Frame 1 (no input): blank canvas, image omitted
Frame 60 (the mouse pressed at the canvas centre just before this capture): blank canvas, image omitted
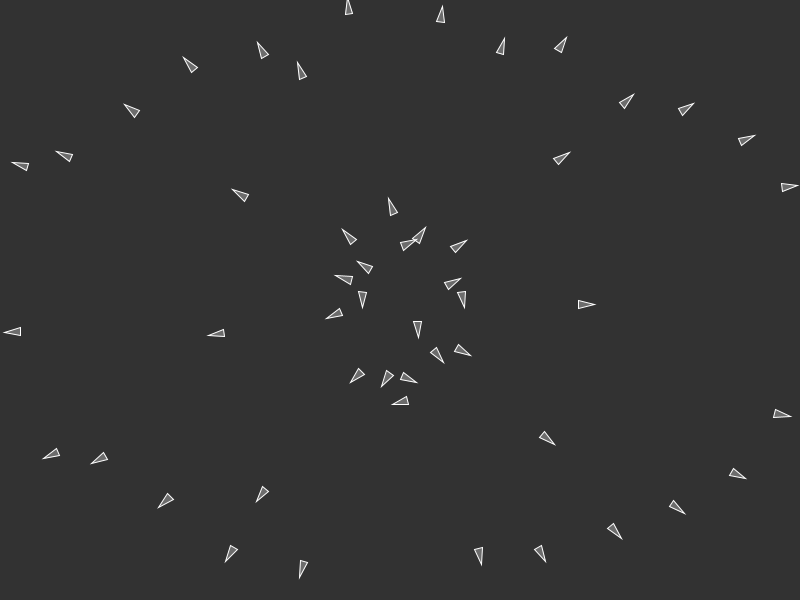
Frame 120 (the mouse held since frame 60 and released just before this capture)

The Processing sketch whose frames 1 and 60 were blank and that drew this single picture after the mouse press (run headless with seeded random() and noise(); from frame 60 on, the mouse is pressed at the canvas centre):

// Processing sketch: processing_168408
// ── processing_168408.pde

Flock flock;
Boid boid;

int counter = 0;

void setup() {
  size(800, 600);

  flock = new Flock();
  // Add an initial set of boids into the system
  
}

void draw() {
  background(50);
  flock.run();
}

// Add a new boid into the System
void mousePressed() {
  if (counter < 3){    
    for (int i = 0; i < 50; i++) {
      flock.addBoid(new Boid(mouseX,mouseY));
      
    }
    counter++;
  }
}



// The Boid class

class Boid {

  PVector location;
  PVector velocity;
  PVector acceleration;
  float r;
  float maxforce;    // Maximum steering force
  float maxspeed;    // Maximum speed
  
  PVector spPos;

  int count = 0;

    Boid(float x, float y) {
    acceleration = new PVector(0, 0);

    // This is a new PVector method not yet implemented in JS
    // velocity = PVector.random2D();

    // Leaving the code temporarily this way so that this example runs in JS
    float angle = random(TWO_PI);
    velocity = new PVector(cos(angle), sin(angle));
    spPos = new PVector(0,0);
    location = new PVector(x, y);
    r = 2.0;
    maxspeed = 10;
    maxforce = 80;
  }

  void run(ArrayList<Boid> boids) {
    flock(boids);
    update();
    borders();
    render();
  }

  void applyForce(PVector force) {
    // We could add mass here if we want A = F / M
    acceleration.add(force);
  }

  // We accumulate a new acceleration each time based on three rules
  void flock(ArrayList<Boid> boids) {
    PVector sep = separate(boids);   // Separation
    PVector ali = align(boids);      // Alignment
    PVector coh = cohesion(boids);   // Cohesion
    // Arbitrarily weight these forces
    sep.mult(75.5);
    ali.mult(1.0);
    coh.mult(1.0);
    // Add the force vectors to acceleration
    applyForce(sep);
    applyForce(ali);
    applyForce(coh);
  }

  // Method to update location
  void update() {
    // Update velocity
    velocity.add(acceleration);
    // Limit speed
    velocity.limit(maxspeed);
    location.add(velocity);
    // Reset accelertion to 0 each cycle
    acceleration.mult(0);
  }

  // A method that calculates and applies a steering force towards a target
  // STEER = DESIRED MINUS VELOCITY
  PVector seek(PVector target) {
    PVector desired = PVector.sub(target, location);  // A vector pointing from the location to the target
    // Scale to maximum speed
    // Above two lines of code below could be condensed with new PVector setMag() method
    // Not using this method until Processing.js catches up
    // desired.setMag(maxspeed);

    // Steering = Desired minus Velocity
    PVector steer = PVector.sub(desired, velocity);
    steer.limit(maxforce);  // Limit to maximum steering force
    return steer;
  }

  void render() {
    // Draw a triangle rotated in the direction of velocity
    float theta = velocity.heading2D() + radians(90);
    // heading2D() above is now heading() but leaving old syntax until Processing.js catches up
    
    fill(200, 100);
    stroke(255);
    pushMatrix();
    translate(location.x, location.y);
    rotate(theta);
    beginShape(TRIANGLES);
    vertex(0, -r*4);
    vertex(-r*2, r*4);
    vertex(r*2, r*4);
    endShape();
    popMatrix();
  }

  // Wraparound
  void borders() {
    if (location.x < -r) location.x = mouseX;
    if (location.y < -r) location.y = mouseY;
    if (location.x > width+r) location.x = mouseX;
    if (location.y > height+r) location.y = mouseY;
  }

  // Separation
  // Method checks for nearby boids and steers away
  PVector separate (ArrayList<Boid> boids) {
    float desiredseparation = 90f;
    PVector steer = new PVector(0, 0, 0);

    // For every boid in the system, check if it's too close
    for (Boid other : boids) {
      float d = PVector.dist(location, other.location);
      // If the distance is greater than 0 and less than an arbitrary amount (0 when you are yourself)
      if ((d > 0) ) {
        // Calculate vector pointing away from neighbor
        PVector diff = PVector.sub(location, other.location);
        diff.normalize();
        diff.div(d);        // Weight by distance
        steer.add(diff);
        count++;            // Keep track of how many
      }
    }
    return steer;
  }

  // Alignment
  // For every nearby boid in the system, calculate the average velocity
  PVector align (ArrayList<Boid> boids) {
    float neighbordist = 0;
    PVector sum = new PVector(0, 0);
    int count = 0;
    for (Boid other : boids) {
      float d = PVector.dist(location, other.location);
    }
    if (count > 800) {
      sum.div((float)count);
      // First two lines of code below could be condensed with new PVector setMag() method
      // Not using this method until Processing.js catches up
       sum.setMag(maxspeed);

      // Implement Reynolds: Steering = Desired - Velocity
      sum.normalize();
      sum.mult(maxspeed);
      PVector steer = PVector.sub(sum, velocity);
      //steer.limit(maxforce);
      return steer;
    } 
    else {
      return new PVector(0, 0);
    }
  }

  // Cohesion
  // For the average location (i.e. center) of all nearby boids, calculate steering vector towards that location
  PVector cohesion (ArrayList<Boid> boids) {
    float neighbordist = 50;
    PVector sum = new PVector(0, 0);   // Start with empty vector to accumulate all locations
    int count = 0;
    for (Boid other : boids) {
      float d = PVector.dist(location, other.location);
      if ((d > 0)  || (d < neighbordist)) {
        sum.add(other.location); // Add location
        count++;
      }
    }
    

      return new PVector(0, 0);
    
  }
}




// The Flock (a list of Boid objects)

class Flock {
  ArrayList<Boid> boids; // An ArrayList for all the boids

  Flock() {
    boids = new ArrayList<Boid>(); // Initialize the ArrayList
  }

  void run() {
    for (Boid b : boids) {
      b.run(boids);  // Passing the entire list of boids to each boid individually
    }
  }

  void addBoid(Boid b) {
    boids.add(b);
  }

}
